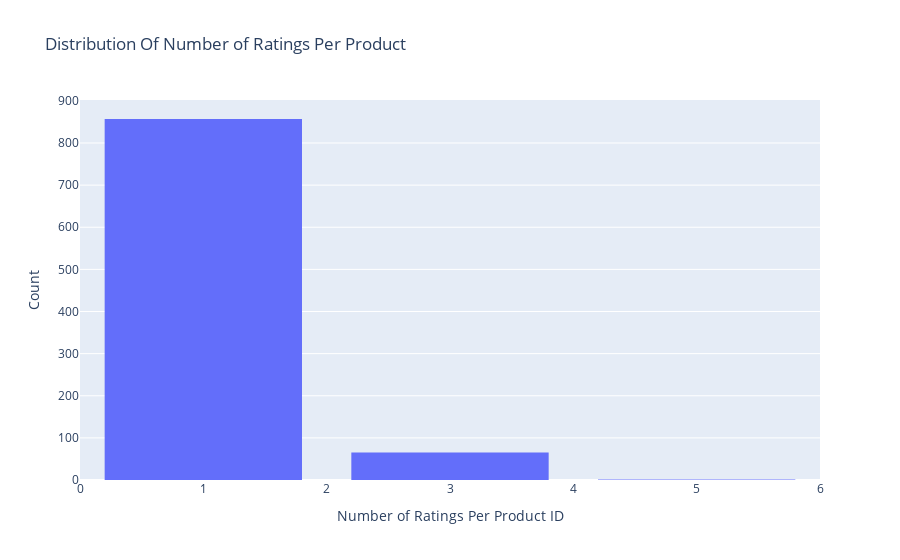

Here is the notebook cell this chart was saved with:
### Markdown cell above
### See the number ratings per product

### Code cell
# Number of ratings per game_toy
data = df.groupby('asin')['overall'].count()

# Create trace
trace = go.Histogram(x = data.values,
                     name = 'overall',
                     xbins = dict(start = 0,size = 2))
# Create layout
layout = go.Layout(title = 'Distribution Of Number of Ratings Per Product',
                   xaxis = dict(title = 'Number of Ratings Per Product ID'),
                   yaxis = dict(title = 'Count'),
                   bargap = 0.2)

# Create plot
fig = go.Figure(data=[trace], layout=layout)
iplot(fig)

### Figure 1 — Plotly figure (JSON) as saved in the notebook; plotly's stock layout.template omitted (floating-point values rounded to 4 significant figures; data arrays with more than 128 entries replaced by an {"elided": "..."} marker saying what was removed)
{"data": [{"name": "overall", "type": "histogram", "x": {"elided": "923 int values"}, "xbins": {"size": 2, "start": 0}}], "layout": {"bargap": 0.2, "title": {"text": "Distribution Of Number of Ratings Per Product"}, "xaxis": {"title": {"text": "Number of Ratings Per Product ID"}}, "yaxis": {"title": {"text": "Count"}}}}
